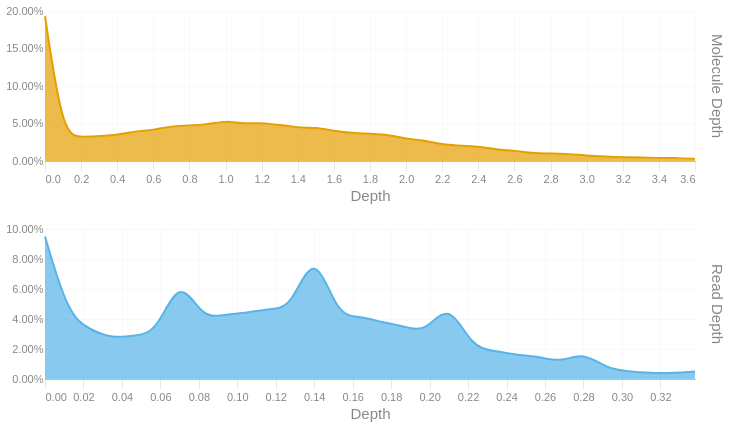

The cell this chart's notebook holds for it:
### Code cell
readdep = depth_hist(tb['Read Depth'], q99, 3)
readdep = readdep.with_columns(pl.lit('Read Depth').alias('Metric'))
if not SKIPLR:
    moldep = depth_hist(tb['Molecule Depth'], mol_q99, 1)
    moldep = moldep.with_columns(pl.lit('Molecule Depth').alias('Metric'))
    _hist = pl.concat([readdep, moldep])
    _hist = _hist.filter(pl.col('Proportion') != 0)
    with SafeRender(_hist):
        (
            alt.Chart(_hist)        
            .mark_area(interpolate = "basis")
            .encode(
                x=alt.X('Bin:Q').scale(domainMin=0).axis(alt.Axis(title='Depth')),
                y = alt.Y('Proportion:Q', title = None).axis(format = '.2%'),
                color = alt.Color('Metric:N').legend(None),
                row = alt.Row("Metric:N").header(title = None, labelOrient = 'right'),
                tooltip = [
                    alt.Tooltip("Metric:N", title = "Metric"),
                    alt.Tooltip('Interval:N', title = "Depth Interval"),
                    alt.Tooltip('Proportion:Q', title = "% Alignments").format('.2%')
                ]
            )
            .resolve_scale(x='independent', y='independent')
            .properties(
                height = 150, width = 650,
                usermeta={'embedOptions': {'downloadFileName': f'{samplename}.depth.hist'}}
            )
        ).display()
else:
    readdep = readdep.filter(pl.col('Proportion') != 0)
    with SafeRender(readdep):
        (
            alt.Chart(readdep)        
            .mark_area(interpolate = "basis")
            .encode(
                x=alt.X('Bin:Q').scale(domainMin=0).axis(alt.Axis(title='Depth')),
                y = alt.Y('Proportion:Q', title = None).axis(format = '.2%'),
                tooltip = [
                    alt.Tooltip('Interval:N', title = "Depth Interval"),
                    alt.Tooltip('Proportion:Q', title = "% Alignments").format('.2%')
                ]
            )
            .properties(
                usermeta={'embedOptions': {'downloadFileName': f'{samplename}.depth.hist'}}
            )
        ).display()

### Figure 1 — Vega-Lite specification as saved in the notebook (floating-point values rounded to 4 significant figures)
{"width": 650, "height": 150, "config": {"title": {"anchor": "start", "dy": -15, "fontSize": 18, "color": "#888888", "subtitleColor": "#888888", "subtitleFontSize": 14}, "arc": {"fill": "#0072B2"}, "axis": {"domainColor": "#888888", "domainWidth": 0.5, "gridWidth": 0.2, "grid": false, "titleFontWeight": 400, "titleFontSize": 15, "labelFontSize": 11, "labelColor": "#888888", "tickColor": "#888888", "tickWidth": 0.2, "titleColor": "#888888"}, "axisBand": {"grid": false}, "axisX": {"grid": true, "tickSize": 10, "domainCap": "round"}, "axisY": {"domain": false, "grid": true, "tickSize": 0, "domainCap": "round"}, "background": "transparent", "header": {"labelFontSize": 15, "labelColor": "#888888", "titleFontSize": 15, "titleFontWeight": 600, "titleColor": "#888888"}, "legend": {"labelFont": "sans-serif", "labelFontSize": 12, "labelColor": "#888888", "symbolSize": 100, "symbolType": "circle", "titleFontSize": 12, "titlePadding": 10, "titleColor": "#888888", "title": null}, "range": {"category": ["#E69F00", "#56B4E9", "#009E73", "#F0E442", "#0072B2", "#D55E00", "#CC79A7", "#000000"], "diverging": ["#cfe8f3", "#a2d4ec", "#73bfe2", "#46abdb", "#1696d2", "#12719e"]}, "area": {"fill": "#0072B2", "fillOpacity": 0.7, "line": true, "strokeOpacity": 0.7}, "line": {"color": "#0072B2", "stroke": "#0072B2", "strokeWidth": 2}, "trail": {"color": "#0072B2", "stroke": "#0072B2", "strokeWidth": 0, "size": 1}, "point": {"filled": true, "fillOpacity": 1.0, "size": 95}, "text": {"color": "#888888", "fontSize": 11, "align": "right", "fontWeight": 400, "size": 11}, "bar": {"fill": "#0072B2", "stroke": null}, "view": {"stroke": null, "continuousWidth": 660, "continuousHeight": 400}}, "data": {"name": "data-c5ace67cae625c050b80bf08908ada46"}, "mark": {"type": "area", "interpolate": "basis"}, "encoding": {"color": {"field": "Metric", "legend": null, "type": "nominal"}, "row": {"field": "Metric", "header": {"title": null, "labelOrient": "right"}, "type": "nominal"}, "tooltip": [{"field": "Metric", "title": "Metric", "type": "nominal"}, {"field": "Interval", "title": "Depth Interval", "type": "nominal"}, {"field": "Proportion", "format": ".2%", "title": "% Alignments", "type": "quantitative"}], "x": {"axis": {"title": "Depth"}, "field": "Bin", "scale": {"domainMin": 0}, "type": "quantitative"}, "y": {"axis": {"format": ".2%"}, "field": "Proportion", "title": null, "type": "quantitative"}}, "resolve": {"scale": {"x": "independent", "y": "independent"}}, "usermeta": {"embedOptions": {"downloadFileName": "TF26LRJL0074_5B_10484332_23Y22YLT4_L7.depth.hist"}}, "$schema": "https://vega.github.io/schema/vega-lite/v6.4.1.json", "datasets": {"data-c5ace67cae625c050b80bf08908ada46": [{"Bin": 0.0, "Interval": "0.0-0.012", "Proportion": 0.095, "Metric": "Read Depth"}, {"Bin": 0.012, "Interval": "0.012-0.023", "Proportion": 0.043, "Metric": "Read Depth"}, {"Bin": 0.023, "Interval": "0.023-0.035", "Proportion": 0.033, "Metric": "Read Depth"}, {"Bin": 0.035, "Interval": "0.035-0.047", "Proportion": 0.027, "Metric": "Read Depth"}, {"Bin": 0.047, "Interval": "0.047-0.058", "Proportion": 0.029, "Metric": "Read Depth"}, {"Bin": 0.058, "Interval": "0.058-0.07", "Proportion": 0.031, "Metric": "Read Depth"}, {"Bin": 0.07, "Interval": "0.07-0.082", "Proportion": 0.069, "Metric": "Read Depth"}, {"Bin": 0.082, "Interval": "0.082-0.093", "Proportion": 0.04, "Metric": "Read Depth"}, {"Bin": 0.093, "Interval": "0.093-0.105", "Proportion": 0.043, "Metric": "Read Depth"}, {"Bin": 0.105, "Interval": "0.105-0.117", "Proportion": 0.044, "Metric": "Read Depth"}, {"Bin": 0.117, "Interval": "0.117-0.128", "Proportion": 0.047, "Metric": "Read Depth"}, {"Bin": 0.128, "Interval": "0.128-0.14", "Proportion": 0.047, "Metric": "Read Depth"}, {"Bin": 0.14, "Interval": "0.14-0.152", "Proportion": 0.088, "Metric": "Read Depth"}, {"Bin": 0.152, "Interval": "0.152-0.163", "Proportion": 0.042, "Metric": "Read Depth"}, {"Bin": 0.163, "Interval": "0.163-0.175", "Proportion": 0.042, "Metric": "Read Depth"}, {"Bin": 0.175, "Interval": "0.175-0.187", "Proportion": 0.038, "Metric": "Read Depth"}, {"Bin": 0.187, "Interval": "0.187-0.198", "Proportion": 0.035, "Metric": "Read Depth"}, {"Bin": 0.198, "Interval": "0.198-0.21", "Proportion": 0.031, "Metric": "Read Depth"}, {"Bin": 0.21, "Interval": "0.21-0.222", "Proportion": 0.052, "Metric": "Read Depth"}, {"Bin": 0.222, "Interval": "0.222-0.233", "Proportion": 0.021, "Metric": "Read Depth"}, {"Bin": 0.233, "Interval": "0.233-0.245", "Proportion": 0.019, "Metric": "Read Depth"}, {"Bin": 0.245, "Interval": "0.245-0.257", "Proportion": 0.016, "Metric": "Read Depth"}, {"Bin": 0.257, "Interval": "0.257-0.268", "Proportion": 0.015, "Metric": "Read Depth"}, {"Bin": 0.268, "Interval": "0.268-0.28", "Proportion": 0.011, "Metric": "Read Depth"}, {"Bin": 0.28, "Interval": "0.28-0.292", "Proportion": 0.018, "Metric": "Read Depth"}, {"Bin": 0.292, "Interval": "0.292-0.303", "Proportion": 0.007, "Metric": "Read Depth"}, {"Bin": 0.303, "Interval": "0.303-0.315", "Proportion": 0.005, "Metric": "Read Depth"}, {"Bin": 0.315, "Interval": "0.315-0.327", "Proportion": 0.004, "Metric": "Read Depth"}, {"Bin": 0.327, "Interval": "0.327-0.338", "Proportion": 0.004, "Metric": "Read Depth"}, {"Bin": 0.338, "Interval": "0.338-0.35", "Proportion": 0.005, "Metric": "Read Depth"}, {"Bin": 0.0, "Interval": "0.0-0.1", "Proportion": 0.193, "Metric": "Molecule Depth"}, {"Bin": 0.1, "Interval": "0.1-0.2", "Proportion": 0.033, "Metric": "Molecule Depth"}, {"Bin": 0.2, "Interval": "0.2-0.4", "Proportion": 0.032, "Metric": "Molecule Depth"}, {"Bin": 0.4, "Interval": "0.4-0.5", "Proportion": 0.034, "Metric": "Molecule Depth"}, {"Bin": 0.5, "Interval": "0.5-0.6", "Proportion": 0.04, "Metric": "Molecule Depth"}, {"Bin": 0.6, "Interval": "0.6-0.7", "Proportion": 0.041, "Metric": "Molecule Depth"}, {"Bin": 0.7, "Interval": "0.7-0.9", "Proportion": 0.047, "Metric": "Molecule Depth"}, {"Bin": 0.9, "Interval": "0.9-1.0", "Proportion": 0.048, "Metric": "Molecule Depth"}, {"Bin": 1.0, "Interval": "1.0-1.1", "Proportion": 0.054, "Metric": "Molecule Depth"}, {"Bin": 1.1, "Interval": "1.1-1.2", "Proportion": 0.049, "Metric": "Molecule Depth"}, {"Bin": 1.2, "Interval": "1.2-1.4", "Proportion": 0.052, "Metric": "Molecule Depth"}, {"Bin": 1.4, "Interval": "1.4-1.5", "Proportion": 0.044, "Metric": "Molecule Depth"}, {"Bin": 1.5, "Interval": "1.5-1.6", "Proportion": 0.045, "Metric": "Molecule Depth"}, {"Bin": 1.6, "Interval": "1.6-1.7", "Proportion": 0.04, "Metric": "Molecule Depth"}, {"Bin": 1.7, "Interval": "1.7-1.9", "Proportion": 0.037, "Metric": "Molecule Depth"}, {"Bin": 1.9, "Interval": "1.9-2.0", "Proportion": 0.036, "Metric": "Molecule Depth"}, {"Bin": 2.0, "Interval": "2.0-2.1", "Proportion": 0.029, "Metric": "Molecule Depth"}, {"Bin": 2.1, "Interval": "2.1-2.2", "Proportion": 0.028, "Metric": "Molecule Depth"}, {"Bin": 2.2, "Interval": "2.2-2.4", "Proportion": 0.021, "Metric": "Molecule Depth"}, {"Bin": 2.4, "Interval": "2.4-2.5", "Proportion": 0.02, "Metric": "Molecule Depth"}, {"Bin": 2.5, "Interval": "2.5-2.6", "Proportion": 0.015, "Metric": "Molecule Depth"}, {"Bin": 2.6, "Interval": "2.6-2.7", "Proportion": 0.014, "Metric": "Molecule Depth"}, {"Bin": 2.7, "Interval": "2.7-2.9", "Proportion": 0.01, "Metric": "Molecule Depth"}, {"Bin": 2.9, "Interval": "2.9-3.0", "Proportion": 0.01, "Metric": "Molecule Depth"}, {"Bin": 3.0, "Interval": "3.0-3.1", "Proportion": 0.007, "Metric": "Molecule Depth"}, {"Bin": 3.1, "Interval": "3.1-3.2", "Proportion": 0.006, "Metric": "Molecule Depth"}, {"Bin": 3.2, "Interval": "3.2-3.4", "Proportion": 0.005, "Metric": "Molecule Depth"}, {"Bin": 3.4, "Interval": "3.4-3.5", "Proportion": 0.004, "Metric": "Molecule Depth"}, {"Bin": 3.5, "Interval": "3.5-3.6", "Proportion": 0.004, "Metric": "Molecule Depth"}, {"Bin": 3.6, "Interval": "3.6-3.74", "Proportion": 0.003, "Metric": "Molecule Depth"}]}}
